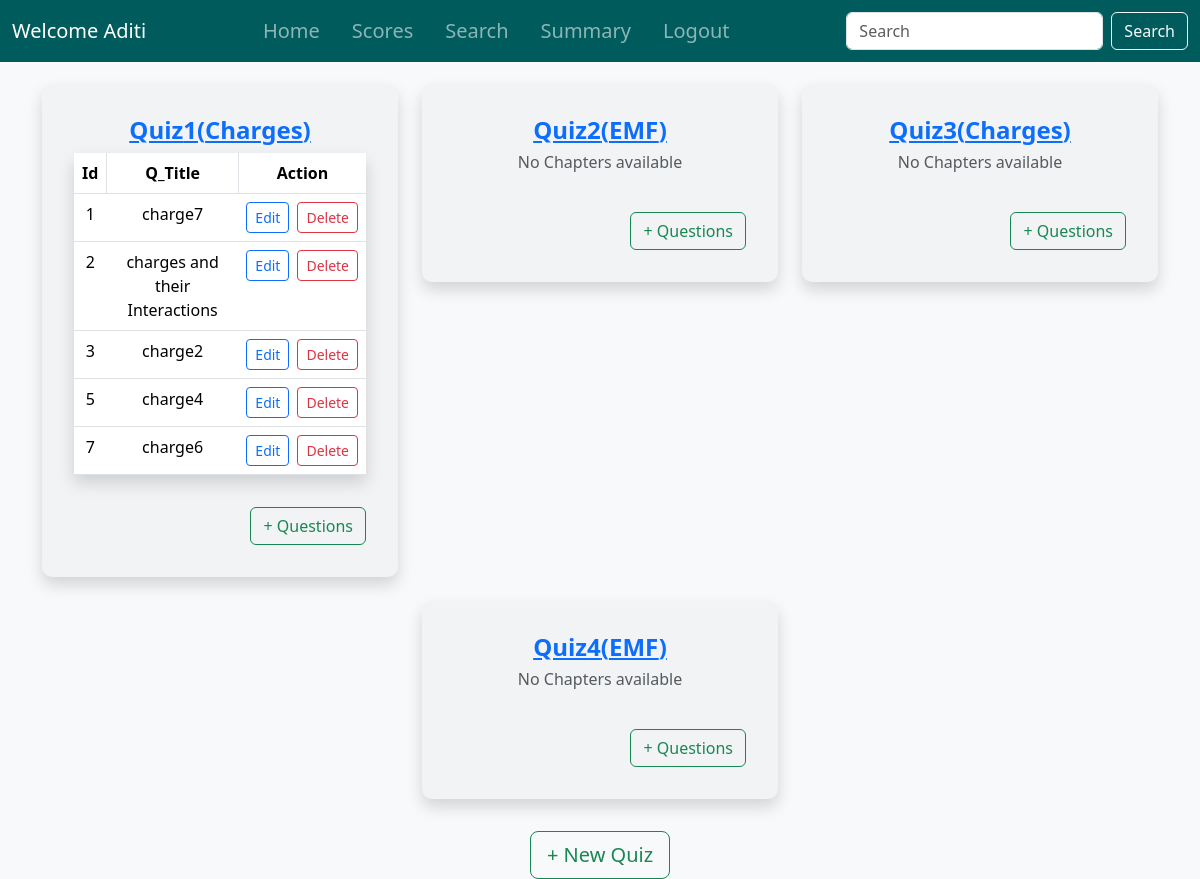
The app's page /admin/quiz_management (signed in), older data.
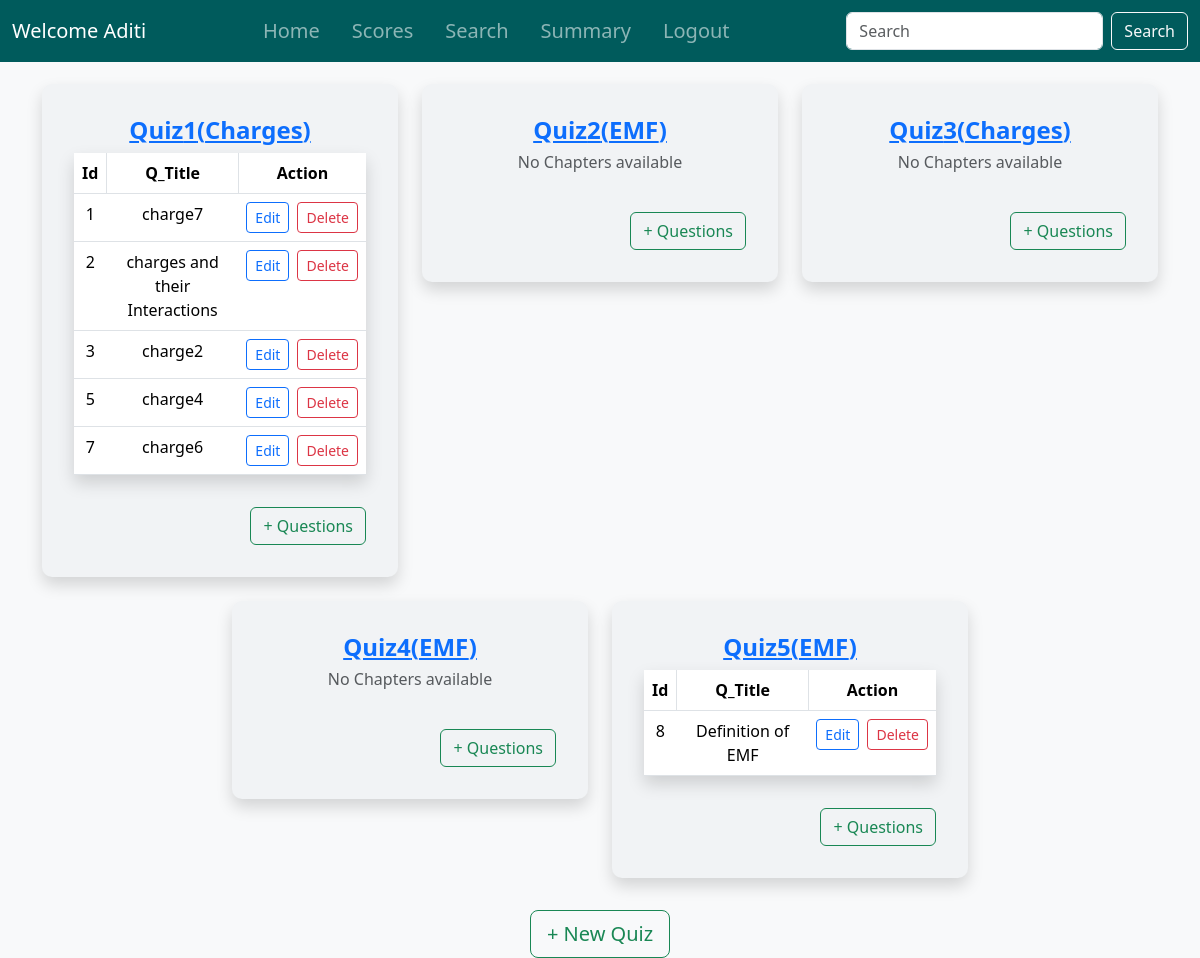
The same page, newer data.
### controllers/models.py (models this page shows, shortened)
class Quiz(db.Model):
    id = db.Column(db.Integer, primary_key=True)
    chapter_id = db.Column(db.Integer, db.ForeignKey('chapter.id'), nullable=False)
    subject_id = db.Column(db.Integer, db.ForeignKey('subject.id'), nullable=False)
    date_of_quiz = db.Column(db.DateTime, default=func.now())
    time_duration = db.Column(db.String(10))  # HH:MM format
    remarks = db.Column(db.Text)
    questions = db.relationship('Question', backref='quiz', cascade='all, delete-orphan')
    scores = db.relationship('Score', backref='quiz', cascade='all, delete-orphan')
    subject = db.relationship('Subject', backref='quizzes')

class Chapter(db.Model):
    id = db.Column(db.Integer, primary_key=True)
    name = db.Column(db.String(200), nullable=False, unique=True)
    description = db.Column(db.Text, nullable=False)
    no_of_quizes = db.Column(db.Integer, nullable=False) # I don't know how to use this stuff.
    subject_id = db.Column(db.Integer, db.ForeignKey('subject.id'), nullable=False)
    quizzes = db.relationship('Quiz', backref='chapter', cascade='all, delete-orphan')

class Question(db.Model):
    id = db.Column(db.Integer, primary_key=True)
    quiz_id = db.Column(db.Integer, db.ForeignKey('quiz.id'), nullable=False)
    question_title = db.Column(db.String(30), nullable=False)
    question_statement = db.Column(db.Text, nullable=False)
    option1 = db.Column(db.String(255), nullable=False)
    option2 = db.Column(db.String(255), nullable=False)
    option3 = db.Column(db.String(255), nullable=False)
    option4 = db.Column(db.String(255), nullable=False)
    correct_option = db.Column(db.Integer, nullable=False)  # Stores option number (1-4)

### controllers/routes.py (the view)
@app.route('/admin/quiz_management')
@login_required
def quiz_management():
    quizes = Quiz.query.all()
    return render_template('quiz_management.html', quizes=quizes)

### controllers/models.py (called while the page is built)
@login_manager.user_loader
def load_user(user_id):
    try:
        user_type, id = user_id.split('-')
        id = int(id)
        if user_type == 'admin':
            return Admin.query.get(id)
        else:
            return User.query.get(id)
    except (ValueError, AttributeError):
        print(f"ERROR: Invalid user_id: {user_id}")
        return None

### controllers/templates/quiz_management.html (shortened to what this page needs)
{% extends 'base.html' %}
{% block content %}
<div class="container mt-4">
    <div class="row g-4 d-flex justify-content-center">
        {% if quizes %}
            {% for quiz in quizes %}
                <div class="col-md-4">
                    <div class="card p-3 shadow">
                        <div class="card-body">
                            <h4 class="fw-bold text-center"><a href="#">Quiz{{ quiz.id }}({{quiz.chapter.name}})</a></h4>
                            <table class="table table-hover shadow">
                                {% if quiz.questions %}
                                    <thead>
                                        <tr>
                                            <th scope="col" class="text-center border-end">Id</th>
                                            <th scope="col" class="text-center border-end">Q_Title</th>
                                            <th scope="col" class="text-center">Action</th>
                                        </tr>
                                    </thead>
                                    <tbody>
                                        {% for question in quiz.questions %}
                                            <tr>
                                                <td class="text-center">{{ question.id }}</td>
                                                <td class="text-center">{{ question.question_title }}</td>
                                                <td class="text-center">
                                                    <div class="d-flex justify-content-center gap-2">
                                                        <a href="#" class="btn btn-outline-primary btn-sm">Edit</a>
                                                        <form action="#" method="POST" onsubmit="return confirm('Are you sure you want to delete this service?')">
                                                            <button type="submit" class="btn btn-outline-danger btn-sm">Delete</button>
                                                        </form>
                                                    </div>
                                                </td>
                                            </tr>
                                        {% endfor %}
                                    </tbody>
                                {% else %}
                                    <h6 class="text-center text-muted">No Chapters available</h6>
                                {% endif %}
                            </table>
                            <div class="row mt-3">
                                <div class="col text-end mt-3">
                                    <a href="{{url_for('add_question', quiz_id=quiz.id)}}" class="btn btn-outline-success">+ Questions</a>
                                </div>
                            </div>
                        </div>
                    </div>
                </div>
            {% endfor %}
        {% else %}
            <div class="container"><h3 style="color: #808080;">No Quizes! Consider creating one.</h3></div>
        {% endif %}
    </div>
</div>
<div class="row mt-3">
    <div class="col text-center mt-3">
        <a href="#" class="btn btn-outline-success btn-lg">+ New Quiz</a>
    </div>
</div>
{% endblock %}

Row changes from the older to the newer data that the page shows:
added Quiz: id "5", chapter.name "EMF"
added Question: id "8", question_title "Definition of EMF", shown under "5"
